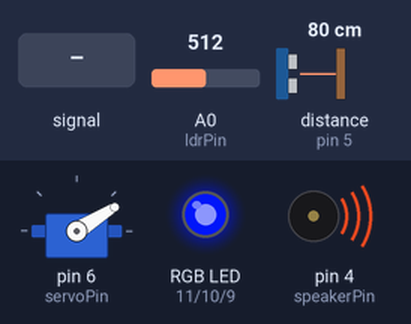
This sketch was run on a simulated Arduino Uno, built with avr-gcc and run on an emulated ATmega328P. Parts: servo, an RGB LED mixed from three pins (HIGH = lit), buzzer (waves = sounding). Wiring (inferred from the names in the program): range finder with pulse-width output: data pin 5. The test bench sets the inputs (shaded band); at power-on: distance to the obstacle (sensor on pin 5) 80 cm, A0 (ldrPin) = 512. The echo pulse lasts 58.3 µs per cm.

Above: at 0.2 s.
1.3 s: A0 (ldrPin) fed a 200 Hz sine of ±81 counts around its level
Timing chart, 0 to 3.8 s (numbered marks = the images above; inputs shaded):
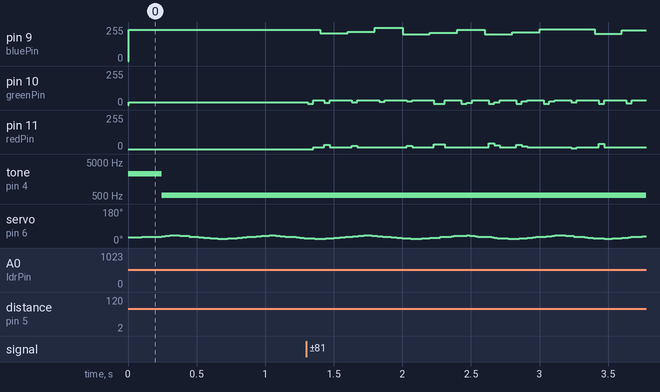

The sketch:

wackor-code.ino
```cpp
/*

Technology in Creative Context
Created on 7th June 2015
Code by Rano Hardjosemito
Studentnumber: 2061502
Project Group: 42CM08i

I provided the comments in english.

*/


/* ---------- LIBRARIES ---------- */
#include <Servo.h>


/* ---------- CONSTANTS ---------- */
// Maxsonar
const int sonarPin = 5;
const int sonarInterval = 200; //Sonar delay speed

// Light Dependent Resistor
const int ldrPin = A0;
const int ldrInterval = 5;

// Servo
const int servoPin = 6;
const int servoMinDegrees = 20; // Limits the servo movement
const int servoMaxDegrees = 42;

// RGB Led
const int redPin = 11;
const int greenPin = 10;
const int bluePin = 9;

// Piezo
const int speakerPin = 4;


/* ---------- VARIABLES ---------- */
// Servo
Servo servoBell;
int servoPosition = 30; // The initial angle of the servo - starting at 30.
int servoScared = 10; // Millisecs between servo moves, controls speed
int servoCurious = 35;
int servoCalm = 100;
int servoInterval = servoCalm; // Initial millisecs between servo moves
int servoDegrees = 2; // Servo each step

// Light Dependent Resistor
int lightValue;
int hue;

// RGB
int redIntensity;
int greenIntensity;
int blueIntensity;

// Piezo
int pitch;

// Sonar
long pulse, inches, cm;

// Delay timers
unsigned long currentMillis = 0; // Stores millis value in each loop iteration
unsigned long previousServoMillis = 0; // The time when the servo was last moved
unsigned long previousSonarMillis = 0; // Last time sonar checked
unsigned long previousLdrMillis = 0;


/* ---------- SETUP ---------- */
void setup() {

  Serial.begin(9600);

  pinMode(sonarPin, INPUT);
  pinMode(ldrPin, INPUT);

  pinMode(redPin, OUTPUT);
  pinMode(greenPin, OUTPUT);
  pinMode(bluePin, OUTPUT);

  servoBell.attach(servoPin);
  servoBell.write(servoPosition); // Sets the initial position

}


/* ---------- LOOP ---------- */
void loop() {

  currentMillis = millis(); // Capture the latest value of millis()

  //Call the functions
  distanceBehaviour();
  ringBell();
  checkLight();
  piezocato();

}


/* ---------- SONAR ---------- */
void distanceBehaviour() {

  if (currentMillis - previousSonarMillis >= sonarInterval) { // Typical millis delay, checks whether enough time(interval) has passed for a new move
    previousSonarMillis += sonarInterval;

    pulse = pulseIn(sonarPin, HIGH); // Raw data into pulse variable
    inches = pulse/147; // Calculate raw data to inches
    cm = inches * 2.54; // Calculate inches to centimeters

    //  Serial.print(cm); //Prints for debugging
    //  Serial.println("cm");
  }

}


/* ---------- PIEZO ---------- */
void piezocato() {
  pitch = map(cm, 12, 100, 1976, 31); // Map the sonar distance to the tone frequencies

  if (cm < 100) { // When the object is within 100 cm
    tone(speakerPin, pitch); // Create a pseudo-theremin pitch
  } else {
    noTone(speakerPin); // Shut up
  }
}


/* ---------- SERVO ---------- */
void ringBell() {

  if (currentMillis - previousServoMillis >= servoInterval) {
    previousServoMillis += servoInterval; // Time for another move
    servoPosition = servoPosition + servoDegrees;

    if ((servoPosition >= servoMaxDegrees) || (servoPosition <= servoMinDegrees))  {
        // If the servo is at either extreme, move it the other way
      servoDegrees = - servoDegrees; // Reverse direction
        // Update the position to ensure it is within range
      servoPosition = servoPosition + servoDegrees;
    }

    if (cm > 12 && cm < 30) { // When the object is between the minimal distance and 30cm
      servoInterval = servoScared; // Set servo speed
    } else if (cm > 30 && cm < 100) { // Between 30cm and 100cm
      servoInterval = servoCurious;
    } else { // When the distance is more than 100cm
      servoInterval = servoCalm;
    }

        // Make the servo move to the next position
    servoBell.write(servoPosition);
        // And record the time when the move happened
  }

}


/* ---------- LDR ---------- */
void checkLight() {

  if (currentMillis - previousLdrMillis >= ldrInterval) {
    lightValue = analogRead(ldrPin); // Insert read into variable
    hue = map(lightValue, 0, 800, 0, 767); // Remap 0-1024 to 0-767 (float)
    tasteTheRainbow(hue); // Call the color function
  }

}


/* ---------- RGB LED ---------- */
void tasteTheRainbow(int color_1) {

  if (color_1 <= 255) { // Zone 1
    redIntensity = 255 - color_1; // Red goes from on to off
    greenIntensity = color_1; // Green goes from off to on
    blueIntensity = 0; // Blue is always off
  } else if (color_1 <= 511) { // Zone 1
    redIntensity = 0; // Red is always off
    greenIntensity = 255 - (color_1 - 256); // Green on to off
    blueIntensity = (color_1 - 256); // Blue off to on
  } else { // color_1 >= 512       // Zone 3
    redIntensity = (color_1 - 512); // Red off to on
    greenIntensity = 0; // Green is always off
    blueIntensity = 255 - (color_1 - 512);  // Blue on to off
  }

  // When the hue values have been set, set LEDs to those values
  analogWrite(redPin, redIntensity);
  analogWrite(bluePin, blueIntensity);
  analogWrite(greenPin, greenIntensity);

}
```
